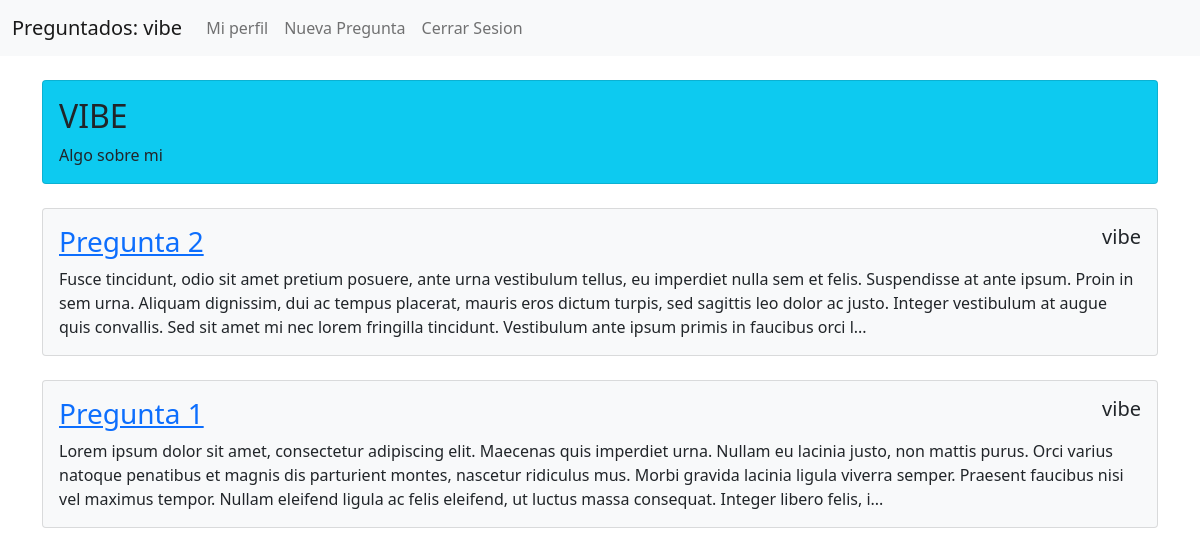
The app's page /my_asks/ (signed in) with its own data.
### users/models.py (models this page shows)
class PreguntadosUser(AbstractUser):
    about_me = models.CharField(max_length=255, blank=True, null=True)
    avatar = models.ImageField(blank=True)

### questions/models.py (models this page shows, shortened)
class Question(models.Model):
    title = models.CharField(max_length=255)
    content = models.TextField()
    author = models.ForeignKey(settings.AUTH_USER_MODEL, on_delete=models.SET_NULL, null=True)
    created_at = models.DateTimeField(auto_now_add=True)
    updated_at = models.DateTimeField(auto_now=True)

### questions/views.py (the view)
# urls.py: path('my_asks/', MyProfileView.as_view(), name='my_asks-view'),
class MyProfileView(LoginRequiredMixin, View):
    template_name = 'questions/my_asks.html'
    def get_context(self):
        asks = Question.objects.filter(author=self.request.user).order_by('-created_at')
        context = {
            'asks': asks
        }
        return context
    def get(self, request, *args, **kwargs):
        return render(request, self.template_name, self.get_context())

### templates/questions/my_asks.html (shortened to what this page needs)
{% extends 'base/master.html' %}
{% block content %}
<div class="card bg-info mt-4">
    <div class="card-body">
        <h2 class="card-title">{{ user.username|upper }}</h2>
        <p class="card-text">{{ user.about_me|default_if_none:'Algo sobre mi' }}</p>
    </div>
</div>
{% for ask in asks %}
<div class="card bg-light mt-4">
    <div class="card-body">
        <div class="d-flex justify-content-between">
            <a href="{% url 'question-detail' ask.id %}">
                <h3 class="card-title">
                    {{ ask.title }}
                </h3>
            </a>
            <h5 class="card-title">
                {{ ask.author }}
            </h5>
        </div>
        <p class="card-text">{{ ask.content|truncatechars:400 }}</p>
    </div>
</div>
{% endfor %}
{% endblock %}

### templates/base/master.html (shortened to what this page needs)
<!DOCTYPE html>
<html lang="en">
<head>
    <link href="https://cdn.jsdelivr.net/npm/bootstrap@5.1.1/dist/css/bootstrap.min.css" rel="stylesheet">
</head>
<body>
    <nav class="navbar navbar-expand-lg navbar-light bg-light">
        <div class="container-fluid">
          <a class="navbar-brand" href="{% url 'home-view' %}">Preguntados: {{ user.username }}</a>
          <div class="collapse navbar-collapse" id="navbarNav">
            <ul class="navbar-nav">
              <li class="nav-item">
                <a class="nav-link" href="{% url 'my_asks-view' %}">Mi perfil</a>
              </li>
              <li class="nav-item">
                <a class="nav-link" href="{% url 'question-create' %}">Nueva Pregunta</a>
              </li>
              <li class="nav-item">
                <a class="nav-link" href="{% url 'logout-view' %}">Cerrar Sesion</a>
              </li>
            </ul>
          </div>
        </div>
    </nav>
    <div class='container'>
        {% block content %}
        {% endblock %}
    </div>
</body>
</html>

### records on screen
PreguntadosUser: username "vibe", username "VIBE", about_me "Algo sobre mi"
Question: title "Pregunta 2", author "vibe", content "Fusce tincidunt, odio sit amet pretium posuere, ante urna vestibulum tellus, eu imperdiet nulla sem et felis. Suspendisse at ante ipsum. Proin in sem urna. Aliquam dignissim, dui ac tempus placerat, mauris eros dictum turpis, sed sagittis leo dolor ac justo. Integer vestibulum at augue quis convallis. Sed sit amet mi nec lorem fringilla tincidunt. Vestibulum ante ipsum primis in faucibus orci l..."
Question: title "Pregunta 1", author "vibe", content "Lorem ipsum dolor sit amet, consectetur adipiscing elit. Maecenas quis imperdiet urna. Nullam eu lacinia justo, non mattis purus. Orci varius natoque penatibus et magnis dis parturient montes, nascetur ridiculus mus. Morbi gravida lacinia ligula viverra semper. Praesent faucibus nisi vel maximus tempor. Nullam eleifend ligula ac felis eleifend, ut luctus massa consequat. Integer libero felis, i..."
